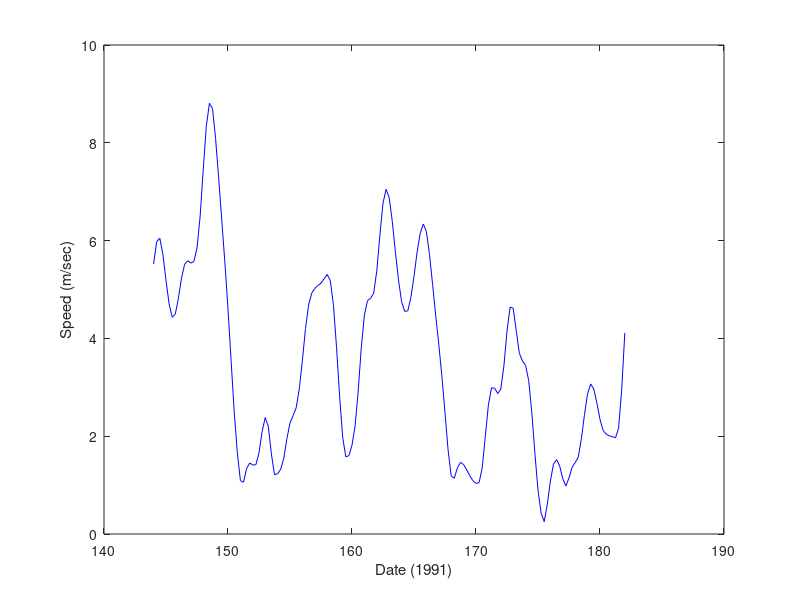

Write the MATLAB code that produced this figure. (Note: this script raises an error after producing the figure.)
% Example of using the shadebox function
% 
% by David L. Jones, Jun-2012
% 
%
% This file is part of the FATHOM Toolbox for Matlab and
% is released under the GNU General Public License, version 2.

% File: '.../examples/shadeBox.mat'

% Variables:
% region = regions of interest to shade
% speed  = velocity in m/sec
% time   = Julian day 1991

% Load the data:
load shadeBox.mat

% Create plot:
plot(time,speed,'b-');

% Label axes:
xlabel('Date (1991)');
ylabel('Speed (m/sec)');

% Shade regions: 
f_shadeBox(region);

%%%%%%%%%%%%%%%%%%%%%%%%%%%%%%%%%%%%%%%%%%%%%%%%%%%%%%%%%%%%%%%%%%%%%%%%%%%%%%%%
%                    Optionally customize the plot:                            %
%%%%%%%%%%%%%%%%%%%%%%%%%%%%%%%%%%%%%%%%%%%%%%%%%%%%%%%%%%%%%%%%%%%%%%%%%%%%%%%%

% List the Gregorian date range:
f_gregorian([min(time) max(time)],1991)
% ans = 
% 
%     '24-May-1991'
%     '01-Jul-1991'

% Get corresponding Julian dates for these Gregorian dates:
% 24-May-1991
% 01-Jun-1991
% 15-Jun-1991
% 01-July-1991
% 
x = [1991 05 24
1991 06 01
1991 06 15
1991 07 01];
% 
jdate = f_julian(x,0,0,1991)
% 
% jdate =
% 
%    144
%    152
%    166
%    182

% Set custom tick mark locations and labels:
txt = {'24-May' '01-Jun' '15-Jun' '01-Jul'};
set(gca,'Xtick',jdate,'XTickLabel',txt)
